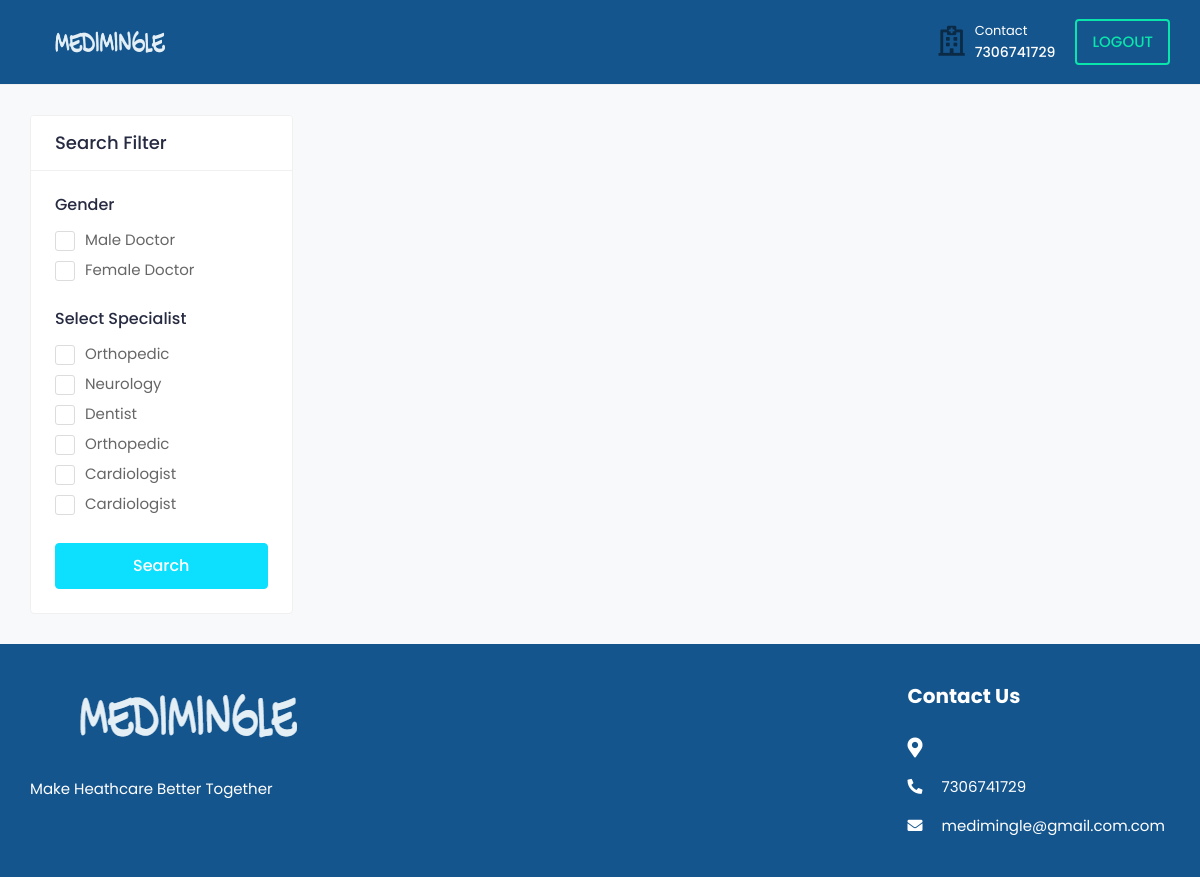
The page /doctor_search/ (signed in) on the database as committed earlier.
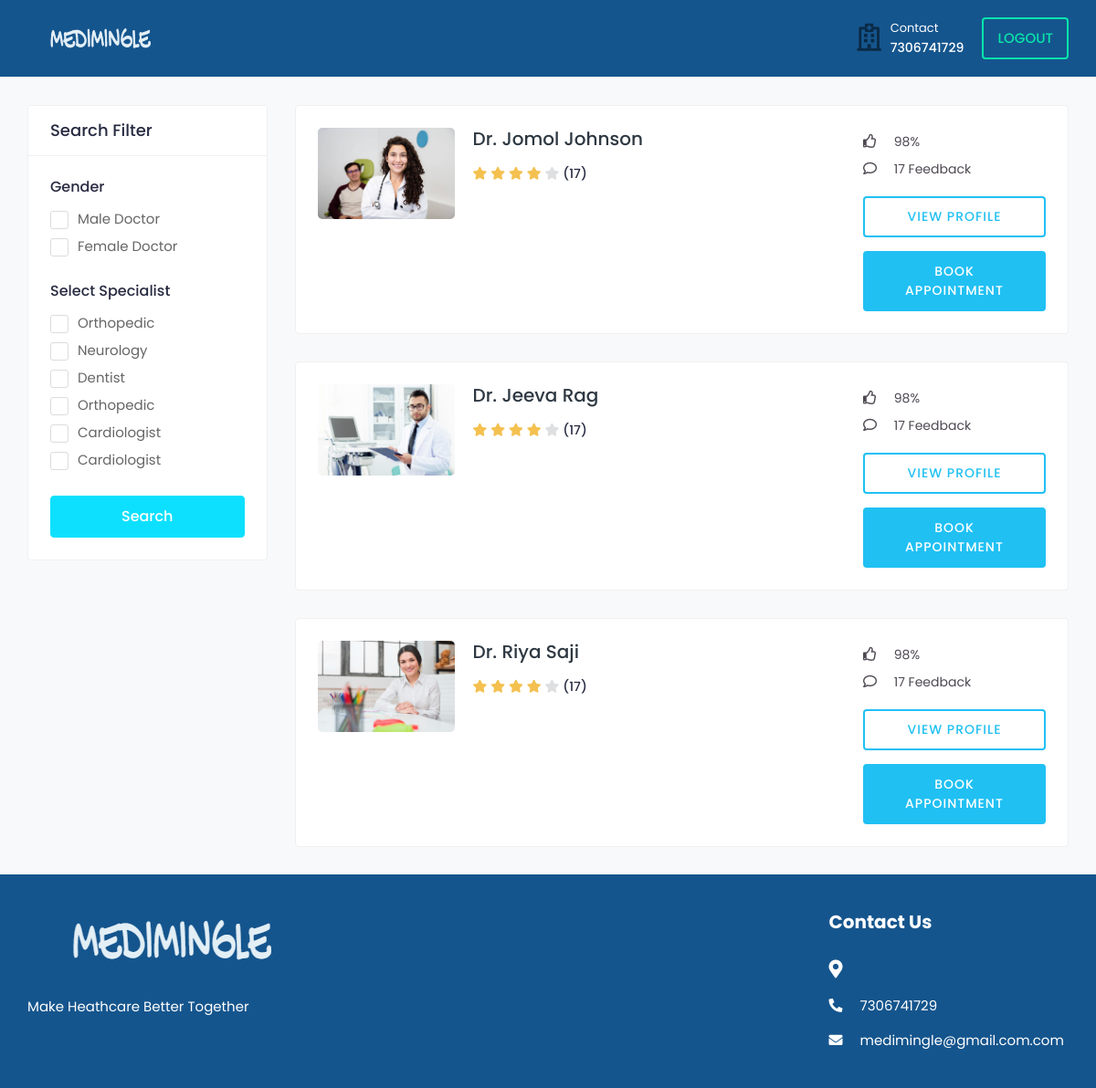
The same page on the database as committed later.
### medi/models.py (models this page shows, shortened)
class Doctor(models.Model):
    user = models.OneToOneField(tbl_user, on_delete=models.CASCADE)
    city  = models.CharField(max_length=50,null=True,blank=True)
    profile_image = models.ImageField(upload_to='doctor/',default='default.png')
    gender = models.CharField(max_length=10, blank=True)
    description = models.TextField(blank=True)
    date_joined = models.DateTimeField(default=datetime.now, blank=True)
    consulting_fee = models.DecimalField(max_digits=10, decimal_places=2,blank=True,null=True)
    registration_number = models.CharField(max_length=50, null=True, blank=True)
    certificate = models.FileField(upload_to='certificates/', null=True, blank=True)

class tbl_user(AbstractUser):
    email=models.EmailField(unique=True)
    phone_number=models.CharField(max_length=15, null=True)
    USER_TYPE_CHOICES = (
        ('patient', 'Patient'),('doctor', 'Doctor'),
    )
    user_type = models.CharField(
        max_length=10,
        choices=USER_TYPE_CHOICES,
        default='patient',
    )
    is_email_verified = models.BooleanField(default=False)
    email_verification_token = models.CharField(max_length=255, blank=True, null=True)
    status= models.BooleanField(default=False)

### medi/views.py (the view)
# urls.py: path('doctor_search/', views.doctor_search, name='doctor_search'),
@never_cache
@login_required(login_url='signin')
def doctor_search(request):
    gender_type = request.GET.get('gender_type')
    select_specialist = request.GET.getlist('select_specialist')
    doctors = Doctor.objects.all()
    if gender_type:
        doctors = doctors.filter(gender=gender_type)
    if select_specialist:
        doctors = doctors.filter(doctorspecialization__specialized_category__in=select_specialist)
    return render(request, 'doctor_search.html', {'doctors': doctors})

### templates/doctor_search.html (shortened to what the changed rows need)
{% load static %}
<!DOCTYPE html>
<html lang="en">
<head>
		<link rel="stylesheet" href="{% static '/assets/css/bootstrap.min.css'%}">
		<link rel="stylesheet" href="{% static '/assets/plugins/fontawesome/css/fontawesome.min.css'%}">
		<link rel="stylesheet" href="{% static '/assets/plugins/fontawesome/css/all.min.css'%}">
		<link rel="stylesheet" href="{% static '/assets/css/style.css'%}">
	</head>
	<body>
		<div class="main-wrapper">
			{% load static %}
			<div class="content">
				<div class="container-fluid">
					<div class="row">
						<div class="col-md-12 col-lg-8 col-xl-9">
							{% for doctor in doctors %}
							<div class="card">
								<div class="card-body">
									<div class="doctor-widget">
										<div class="doc-info-left">
											<div class="doctor-img">
												<a href="{% url 'profile' doctor.id %}">
													<img src="{{ doctor.profile_image.url }}" class="img-fluid" alt="User Image">
												</a>
											</div>
											<div class="doc-info-cont">
												<h4 class="doc-name"><a href="{% url 'profile' doctor.id %}">Dr. {{doctor.user.first_name}} {{doctor.user.last_name}}</a></h4>
												<div class="rating">
													<i class="fas fa-star filled"></i>
													<i class="fas fa-star filled"></i>
													<i class="fas fa-star filled"></i>
													<i class="fas fa-star filled"></i>
													<i class="fas fa-star"></i>
													<span class="d-inline-block average-rating">(17)</span>
												</div>
											</div>
										</div>
										<div class="doc-info-right">
											<div class="clini-infos">
												<ul>
													<li><i class="far fa-thumbs-up"></i> 98%</li>
													<li><i class="far fa-comment"></i> 17 Feedback</li>
													</ul>
											</div>
											<div class="clinic-booking">
												<a class="view-pro-btn" href="doctor-profile.html">View Profile</a>
												<a class="apt-btn" href="{% url 'booking' doctor.id %}">Book Appointment</a>
											</div>
										</div>
									</div>
								</div>
							</div>
							{% endfor %}
						</div>
					</div>
				</div>
			</div>
			<footer class="footer">
				<div class="footer-top">
					<div class="container-fluid">
						<div class="row">
							<div class="col-lg-3 col-md-6">
								<div class="footer-widget footer-contact">
									<h2 class="footer-title">Contact Us</h2>
								</div>
							</div>
						</div>
					</div>
				</div>
						</div>
	</body>
</html>

Rows that differ between the two databases and show on the page:
added Doctor: profile_image (picture), user.first_name "Jomol", user.last_name "Johnson"
added Doctor: profile_image (picture), user.first_name "Jeeva", user.last_name "Rag"
added Doctor: profile_image (placeholder picture), user.first_name "Riya", user.last_name "Saji"
